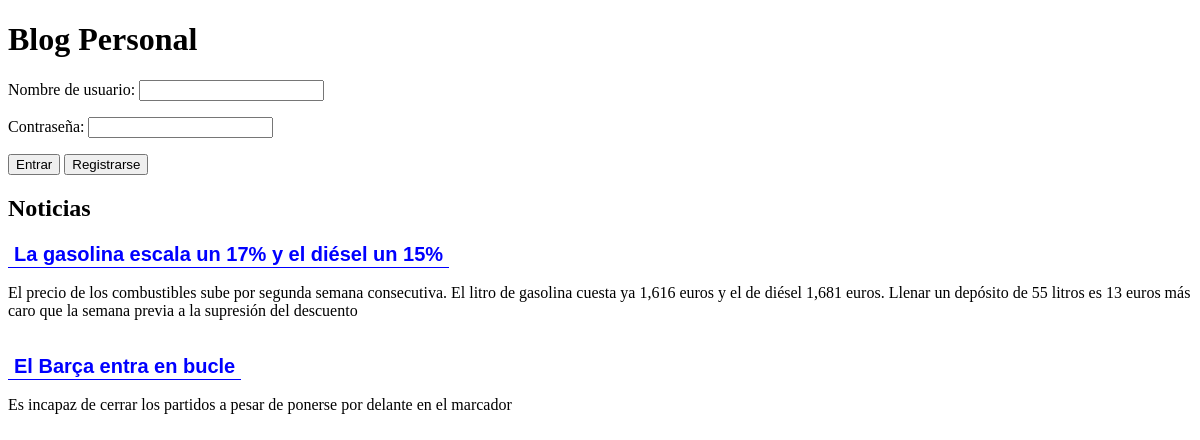
The page / on the database its author committed.
### tables this page shows
CREATE TABLE `noticias` (
  `idNoticia` int(11) NOT NULL,
  `titulo` varchar(100) DEFAULT NULL,
  `copete` varchar(255) DEFAULT NULL,
  `cuerpo` text DEFAULT NULL,
  `idUsuario` int(11) DEFAULT NULL,
  `idCategoria` int(11) DEFAULT NULL,
  `fPublicacion` timestamp NOT NULL DEFAULT current_timestamp() ON UPDATE current_timestamp(),
  `fCreacion` timestamp NOT NULL DEFAULT current_timestamp(),
  `fModificacion` timestamp NOT NULL DEFAULT current_timestamp() ON UPDATE current_timestamp()
);

### index.php (the view, shortened to what this page needs)
<?php
require "src/config_bd.php";
if (isset($_SESSION["usuario"])) {
    require "vistas/seguridad.php";
    if ($datos_usuario_log["tipo"] == "admin") {
        ?>
        <!DOCTYPE html>
        <html lang="es">
        <head>
            <meta charset="UTF-8">
            <meta http-equiv="X-UA-Compatible" content="IE=edge">
            <meta name="viewport" content="width=device-width, initial-scale=1.0">
            <link rel="stylesheet" href="estilos/estilos.css">
            <title>Blog Personal</title>
        </head>
        <body>
            <h1>Blog Personal</h1>
            <form action="index.php" method="post">
            Bienvenido <?php echo "<strong>".$datos_usuario_log["usuario"]."</strong> - "; ?>
                <button type="submit" name="btnSalir" class="salir">Salir</button>
            </form>
        </body>
        </html>
        <?php
    }
} else {
    ?>
    <!DOCTYPE html>
    <html lang="es">
    <head>
        <link href="estilos/estilos.css" rel="stylesheet">
    </head>
    <body>
        <h1>Blog Personal</h1>
        <form action="index.php" method="post">
            <p>
                <label for="usuario">Nombre de usuario: </label>
                <input type="text" id="usuario" name="usuario" value="<?php if (isset($_POST["usuario"]))
                    echo $_POST["usuario"] ?>">
            </p>
            <p>
                <label for="clave">Contraseña: </label>
                <input type="password" id="clave" name="clave">
            </p>
            <p>
                <button type="submit" name="btnEntrar">Entrar</button>
                <button type="submit" name="btnRegistrarse" formaction="registro_usuario.php">Registrarse</button>
            </p>
        </form>
        <?php
        try {
            $conexion = new PDO("mysql:host=" . SERVIDOR_BD . ";dbname=" . NOMBRE_BD, USUARIO_BD, CLAVE_BD, array(PDO::MYSQL_ATTR_INIT_COMMAND => "SET NAMES 'utf8'"));
        } catch (PDOException $e) {
            die("<p>Imposible conectar. Error: " . $e->getMessage() . "</p></body></html>");
        }
        if (isset($_POST["btnNoticia"])) {
            try {
                $conexion = new PDO("mysql:host=" . SERVIDOR_BD . ";dbname=" . NOMBRE_BD, USUARIO_BD, CLAVE_BD, array(PDO::MYSQL_ATTR_INIT_COMMAND => "SET NAMES 'utf8'"));
            } catch (PDOException $e) {
                die(error_page("Blog Personal", "Blog Personal", "Imposible conectar. Error: " . $e->getMessage()));
            }
            try {
                $consulta = "SELECT * FROM noticias, usuarios, categorias
        WHERE noticias.idNoticia = ? AND noticias.idUsuario = usuarios.idUsuario AND noticias.idCategoria = categorias.idCategoria";
                $sentencia = $conexion->prepare($consulta);
                $datos[] = $_POST["btnNoticia"];
                $sentencia->execute($datos);
                $respuesta = $sentencia->fetch(PDO::FETCH_ASSOC);
                echo "<h3>" . $respuesta["titulo"] . "</h3>";
                echo "<p>Publicado por <strong>" . $respuesta["usuario"] . "</strong> en <em>" . $respuesta["valor"] . "</em></p>";
                echo "<p>" . $respuesta["copete"] . "</p>";
                echo "<p>" . $respuesta["cuerpo"] . "</p>";
                $consulta = "SELECT * FROM comentarios, usuarios
            WHERE comentarios.idNoticia = ? AND comentarios.idUsuario = usuarios.idUsuario";
                $sentencia = $conexion->prepare($consulta);
                $sentencia->execute($datos);
                $respuesta = $sentencia->fetchAll(PDO::FETCH_ASSOC);
                if ($respuesta) {
                    echo "<h3>Comentarios</h3>";
                    foreach ($respuesta as $tupla) {
                        echo "<p><strong>" . $tupla["usuario"] . "</strong> dijo:";
                        echo "<br>";
                        echo $tupla["comentario"];
                        echo "</p>";
                    }
                } else {
                    echo "<p><strong>No hay comentarios.</strong></p>";
                }
                echo "<form action='index.php'>";
                echo "<button type='submit' >Volver</button>";
                echo "</form>";
            } catch (PDOException $e) {
                $sentencia = null;
                $conexion = null;
                die(error_page("Blog Personal", "Blog Personal", "Imposible conectar. Error: " . $e->getMessage()));
            }
        } else {
            try {
                $consulta = "SELECT * FROM noticias ORDER BY noticias.fPublicacion DESC";
                $sentencia = $conexion->prepare($consulta);
                $sentencia->execute();
                $respuesta = $sentencia->fetchAll(PDO::FETCH_ASSOC);
                if ($sentencia->rowCount() > 0) {
                    echo "<h2>Noticias</h2>";
                    echo "<form action='index.php' method='post'>";
                    foreach ($respuesta as $tupla) {
                        echo "<button type='submit' name='btnNoticia' class='noticia' value='" . $tupla["idNoticia"] . "'>" . $tupla["titulo"] . "</button>";
                        echo "<p>" . $tupla["copete"] . "</p>";
                        echo "<br>";
                    }
                    echo "</form>";
                }
            } catch (PDOException $e) {
                $sentencia = null;
                $conexion = null;
                die("<p>Imposible conectar. Error: " . $e->getMessage() . "</p></body></html>");
            }
        }
        ?>
    </body>
    <?php
}
?>
</html>

### estilos/estilos.css (style rules this page uses)
.noticia { background:none; border: none; border-bottom:1px solid blue; font-size: 20px; font-weight: bold; color:blue; cursor:pointer; }

### rows shown on the page
noticias: $tupla["idNoticia"] 2 (drawn), titulo "La gasolina escala un 17% y el diésel un 15%", copete "El precio de los combustibles sube por segunda semana consecutiva. El litro de gasolina cuesta ya 1,616 euros y el de diésel 1,681 euros. Llenar un depósito de 55 litros es 13 euros más caro que la semana previa a la supresión del descuento"
noticias: $tupla["idNoticia"] 1 (drawn), titulo "El Barça entra en bucle", copete "Es incapaz de cerrar los partidos a pesar de ponerse por delante en el marcador"
